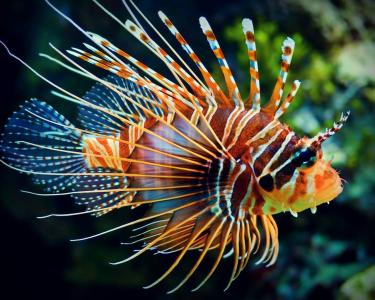
#> input picture datas/images/fish.jpg, 375 x 300 px
$ python image-arithmetic.py   (Python 2 division)
#> lines starting #> are read from the running program, lines starting #| are printed output that depends on the picture; after the words box and inside, x2 and y2 are one past the last pixel; in counts of white or black regions, pixels touching at a corner belong together
#-*- coding: utf-8 -*-
# 图像操作
import cv2 as cv

img1 = cv.imread('../../datas/images/fish.jpg')
#> img1 is the input picture: shape (300, 375, 3); mean B, G, R 57.2, 67.8, 64.8
img2 = cv.imread('../../datas/images/fish2.jpg')
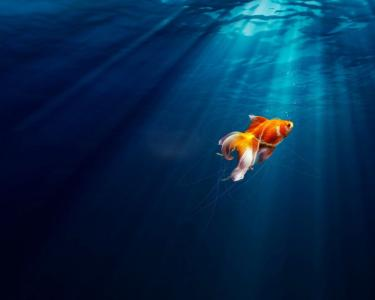
#> input picture datas/images/fish2.jpg, 375 x 300 px
#> img2 is the input picture: shape (300, 375, 3); mean B, G, R 76.7, 43.3, 6

cv.imshow("img1",img1)
cv.imshow("img2",img2)

# 图像简单混合
dist1 = cv.add(img1,img2)
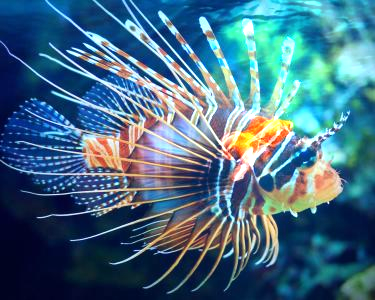
#> dist1: shape (300, 375, 3); mean B, G, R 131.2, 109.1, 69
cv.imshow("dist1",dist1)

alpha = 0.75
beta = 1.0 - alpha
gamma = 2.5

dist2 = cv.addWeighted(img1,alpha,img2,beta,gamma)

cv.imshow("dist2",dist2)

# 获取图像ROI
rows,cols,channels = img1.shape
#> rows = 300; cols = 375; channels = 3
roi = img1[10:rows / 2,10:cols / 2]
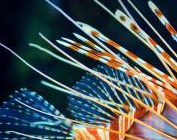
#> roi: shape (140, 177, 3); mean B, G, R 81.9, 81, 71.1
cv.imshow("roi",roi)

# 转换颜色空间
gray = cv.cvtColor(img1,cv.COLOR_RGB2GRAY)
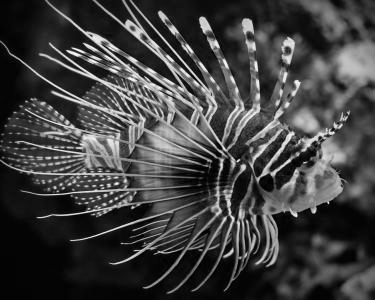
#> gray: shape (300, 375); min 0, max 254, mean 64.3
cv.imshow("gray",gray)

# 图像阈值操作
ret,mask = cv.threshold(gray,10,255,cv.THRESH_BINARY)
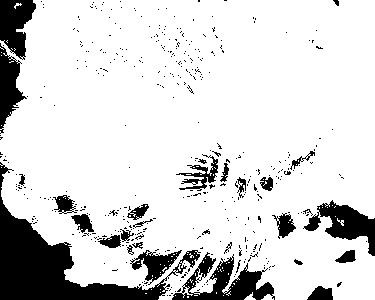
#> mask: shape (300, 375); 84.4% white; 424 black regions (394 under 20 px), largest, box (x1, y1, x2, y2) and area: (0, 162, 201, 300) 6701, (172, 252, 275, 300) 2120, (303, 200, 375, 256) 1639
cv.imshow("thresh-mask",mask)

mask_inv = cv.bitwise_not(mask)
cv.imshow("mask-inv",mask_inv)

# 简单分离背景
roi = img1[0:rows,0:cols]
img1_bg = cv.bitwise_and(roi,roi,mask,mask_inv)
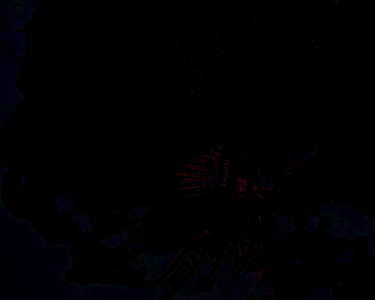
#> img1_bg: shape (300, 375, 3); mean B, G, R 2, 0.4, 0.4
cv.imshow('image-bg',img1_bg)

img2_fg = cv.bitwise_and(img2,img2,mask=mask)
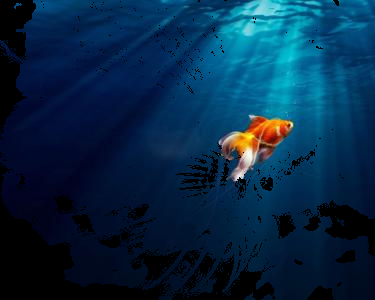
#> img2_fg: shape (300, 375, 3); mean B, G, R 69.3, 40.3, 5.9
cv.imshow("img2-fg",img2_fg)

# 通过ROI改变主图
dist = cv.add(img1_bg,img2_fg)
img1[0:rows,0:cols] = dist
cv.imshow('dist',img1)

cv.waitKey()
cv.destroyAllWindows()
